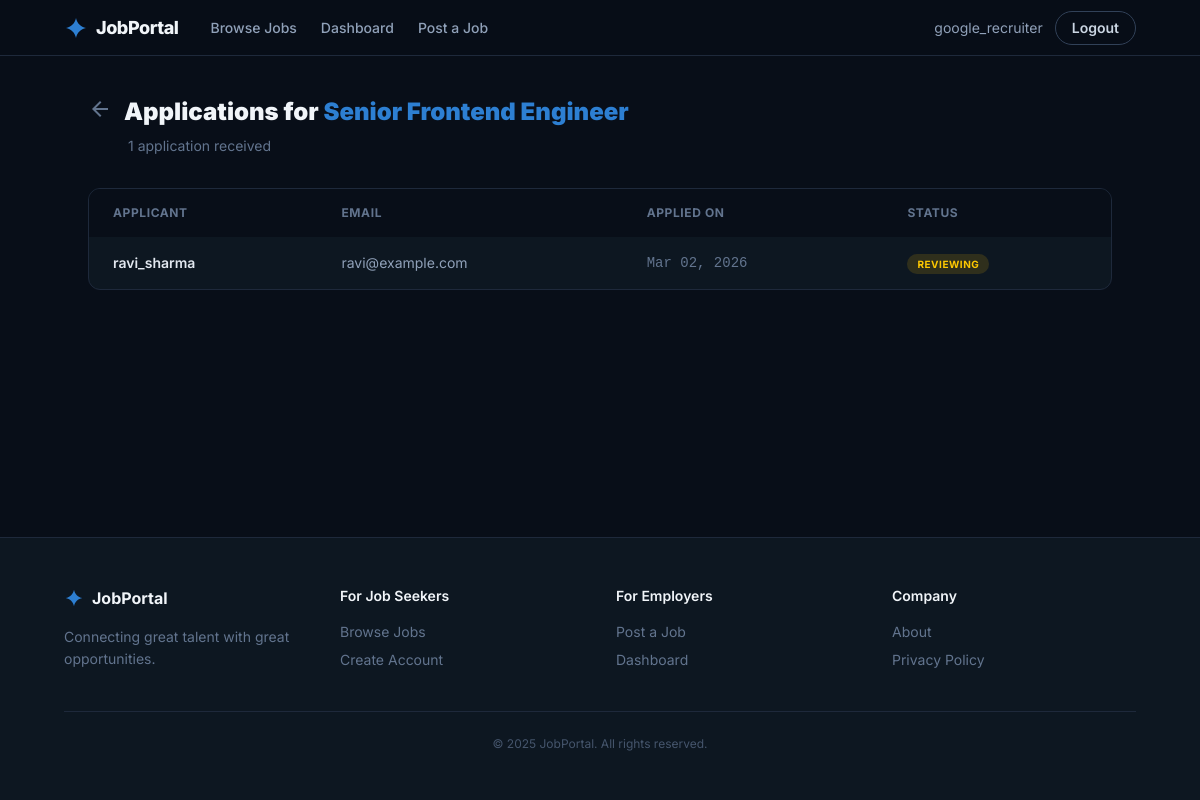
/employer/job/1/applications (signed in), run on the app's committed database.
### models.py (models this page shows)
class User(UserMixin, db.Model):
    id = db.Column(db.Integer, primary_key=True)
    username = db.Column(db.String(80), unique=True, nullable=False)
    email = db.Column(db.String(120), unique=True, nullable=False)
    password_hash = db.Column(db.String(256))
    role = db.Column(db.String(20), nullable=False, default='seeker')  # seeker / employer / admin
    company_name = db.Column(db.String(100))  # only for employers
    is_active = db.Column(db.Boolean, default=True)
    created_at = db.Column(db.DateTime, default=datetime.utcnow)
    jobs = db.relationship('Job', backref='employer', lazy=True, foreign_keys='Job.employer_id')
    applications = db.relationship('Application', backref='seeker', lazy=True, foreign_keys='Application.seeker_id')

class Job(db.Model):
    id = db.Column(db.Integer, primary_key=True)
    title = db.Column(db.String(120), nullable=False)
    description = db.Column(db.Text, nullable=False)
    location = db.Column(db.String(100), nullable=False)
    salary = db.Column(db.String(60))
    category = db.Column(db.String(60))
    job_type = db.Column(db.String(40), default='Full Time')  # Full Time / Part Time / Contract / Remote
    experience = db.Column(db.String(40))  # e.g. 2-4 years
    skills = db.Column(db.String(200))  # comma separated
    employer_id = db.Column(db.Integer, db.ForeignKey('user.id'), nullable=False)
    is_active = db.Column(db.Boolean, default=True)
    created_at = db.Column(db.DateTime, default=datetime.utcnow)
    applications = db.relationship('Application', backref='job', lazy=True)

class Application(db.Model):
    id = db.Column(db.Integer, primary_key=True)
    job_id = db.Column(db.Integer, db.ForeignKey('job.id'), nullable=False)
    seeker_id = db.Column(db.Integer, db.ForeignKey('user.id'), nullable=False)
    status = db.Column(db.String(20), default='Applied')  # Applied / Reviewing / Accepted / Rejected
    applied_at = db.Column(db.DateTime, default=datetime.utcnow)

### app.py (the view)
@app.route('/employer/job/<int:job_id>/applications')
@login_required
def view_applications(job_id):
    job = Job.query.get_or_404(job_id)
    if job.employer_id != current_user.id:
        flash('Unauthorized.', 'error')
        return redirect(url_for('employer_dashboard'))
    applications = db.session.query(Application, User).join(User, Application.seeker_id == User.id)\
        .filter(Application.job_id == job_id).all()
    return render_template('dashboards/applications.html', job=job, applications=applications)

### app.py (called while the page is built)
@login_manager.user_loader
def load_user(user_id):
    return User.query.get(int(user_id))

### templates/dashboards/applications.html (shortened to what this page needs)
{% extends "base.html" %}
{% block content %}
<div class="max-w-6xl mx-auto px-6 lg:px-16 py-10">
    <div class="flex items-center gap-3 mb-2">
        <a href="{{ url_for('employer_dashboard') }}" class="text-slate-500 hover:text-primary transition-colors">
            <span class="material-symbols-outlined">arrow_back</span>
        </a>
        <h1 class="text-2xl font-black">Applications for <span class="text-primary">{{ job.title }}</span></h1>
    </div>
    <p class="text-slate-500 text-sm mb-8 ml-10">{{ applications|length }} application{{ 's' if applications|length != 1
        }} received</p>
    <div class="bg-surface border border-border rounded-xl overflow-hidden">
        <table class="w-full text-sm">
            <thead class="bg-bg-dark text-slate-500 text-xs uppercase tracking-wider">
                <tr>
                    <th class="text-left px-6 py-4">Applicant</th>
                    <th class="text-left px-6 py-4">Email</th>
                    <th class="text-left px-6 py-4 hidden md:table-cell">Applied On</th>
                    <th class="text-left px-6 py-4">Status</th>
                </tr>
            </thead>
            <tbody class="divide-y divide-border">
                {% for app, user in applications %}
                <tr class="hover:bg-bg-dark/30 transition-colors">
                    <td class="px-6 py-4 font-semibold text-slate-200">{{ user.username }}</td>
                    <td class="px-6 py-4 text-slate-400">{{ user.email }}</td>
                    <td class="px-6 py-4 text-slate-500 font-mono hidden md:table-cell">{{ app.applied_at.strftime('%b
                        %d, %Y') }}</td>
                    <td class="px-6 py-4">
                        <span class="px-2.5 py-1 rounded-full text-[10px] font-bold uppercase tracking-wider
                            {% if app.status == 'Accepted' %}bg-green-500/15 text-green-400
                            {% elif app.status == 'Rejected' %}bg-red-500/15 text-red-400
                            {% elif app.status == 'Reviewing' %}bg-yellow-500/15 text-yellow-400
                            {% else %}bg-blue-500/15 text-blue-400{% endif %}">
                            {{ app.status }}
                        </span>
                    </td>
                </tr>
                {% endfor %}
            </tbody>
        </table>
    </div>
</div>
{% endblock %}

### templates/base.html (shortened to what this page needs)
<!DOCTYPE html>
<html class="dark" lang="en">
<head>
    <link rel="stylesheet" href="{{ url_for('static', filename='css/main.css') }}" />
</head>
<body class="bg-bg-dark text-slate-100 antialiased min-h-screen flex flex-col">
    <nav
        class="sticky top-0 z-50 h-14 bg-bg-dark/90 backdrop-blur border-b border-border flex items-center px-6 lg:px-16">
        <div class="flex items-center gap-8 flex-1">
            <a href="{{ url_for('index') }}" class="flex items-center gap-2 shrink-0">
                <div class="size-6 text-primary">
                    <svg fill="currentColor" viewBox="0 0 48 48" xmlns="http://www.w3.org/2000/svg">
                        <path
                            d="M24 4C25.7818 14.2173 33.7827 22.2182 44 24C33.7827 25.7818 25.7818 33.7827 24 44C22.2182 33.7827 14.2173 25.7818 4 24C14.2173 22.2182 22.2182 14.2173 24 4Z" />
                    </svg>
                </div>
                <span class="text-lg font-extrabold tracking-tight">JobPortal</span>
            </a>
            <div class="hidden md:flex items-center gap-6">
                <a href="{{ url_for('jobs') }}" class="text-sm font-medium text-slate-400 nav-link">Browse Jobs</a>
                {% if current_user.is_authenticated and current_user.role == 'employer' %}
                <a href="{{ url_for('employer_dashboard') }}"
                    class="text-sm font-medium text-slate-400 nav-link">Dashboard</a>
                <a href="{{ url_for('post_job') }}" class="text-sm font-medium text-slate-400 nav-link">Post a Job</a>
                {% elif current_user.is_authenticated and current_user.role == 'seeker' %}
                <a href="{{ url_for('seeker_dashboard') }}" class="text-sm font-medium text-slate-400 nav-link">My
                    Applications</a>
                {% elif current_user.is_authenticated and current_user.role == 'admin' %}
                <a href="{{ url_for('admin_dashboard') }}" class="text-sm font-medium text-slate-400 nav-link">Admin
                    Panel</a>
                {% endif %}
            </div>
        </div>
        <div class="flex items-center gap-3">
            {% if current_user.is_authenticated %}
            <span class="text-sm text-slate-400 hidden sm:block">{{ current_user.username }}</span>
            <a href="{{ url_for('logout') }}"
                class="text-sm font-semibold border border-slate-700 text-slate-300 px-4 py-1.5 rounded-full btn-hover hover:bg-slate-800">Logout</a>
            {% endif %}
        </div>
    </nav>
    <main class="flex-1">
        {% block content %}{% endblock %}
    </main>
    <footer class="bg-surface border-t border-border mt-auto py-12 px-6 lg:px-16">
        <div class="max-w-7xl mx-auto grid grid-cols-2 md:grid-cols-4 gap-8">
            <div class="col-span-2 md:col-span-1">
                <div class="flex items-center gap-2 mb-4">
                    <div class="size-5 text-primary">
                        <svg fill="currentColor" viewBox="0 0 48 48">
                            <path
                                d="M24 4C25.7818 14.2173 33.7827 22.2182 44 24C33.7827 25.7818 25.7818 33.7827 24 44C22.2182 33.7827 14.2173 25.7818 4 24C14.2173 22.2182 22.2182 14.2173 24 4Z" />
                        </svg>
                    </div>
                    <span class="font-bold">JobPortal</span>
                </div>
                <p class="text-slate-500 text-sm leading-relaxed">Connecting great talent with great opportunities.</p>
            </div>
            <div>
                <h4 class="font-semibold mb-4 text-sm">For Job Seekers</h4>
                <ul class="space-y-2 text-sm text-slate-500">
                    <li><a href="{{ url_for('jobs') }}" class="footer-link">Browse Jobs</a>
                    </li>
                    <li><a href="{{ url_for('register') }}" class="footer-link">Create
                            Account</a></li>
                </ul>
            </div>
            <div>
                <h4 class="font-semibold mb-4 text-sm">For Employers</h4>
                <ul class="space-y-2 text-sm text-slate-500">
                    <li><a href="{{ url_for('post_job') }}" class="footer-link">Post a Job</a>
                    </li>
                    <li><a href="{{ url_for('employer_dashboard') }}" class="footer-link">Dashboard</a></li>
                </ul>
            </div>
            <div>
                <h4 class="font-semibold mb-4 text-sm">Company</h4>
                <ul class="space-y-2 text-sm text-slate-500">
                    <li><a href="{{ url_for('about') }}" class="footer-link">About</a></li>
                    <li><a href="{{ url_for('privacy') }}" class="footer-link">Privacy
                            Policy</a></li>
                </ul>
            </div>
        </div>
        <div class="max-w-7xl mx-auto mt-10 pt-6 border-t border-border text-center text-slate-600 text-xs">
            © 2025 JobPortal. All rights reserved.
        </div>
    </footer>
</body>
</html>

### templates/base.html (style rules this page uses)
body { font-family: 'Inter', sans-serif; }
.material-symbols-outlined { font-variation-settings: 'FILL' 0, 'wght' 400, 'GRAD' 0, 'opsz' 24; }

### data on the page
User: username "google_recruiter"
Job: title "Senior Frontend Engineer"
Application: username "ravi_sharma", email "ravi@example.com", applied_at "Mar 02, 2026", status "REVIEWING"

### other printed values
{{ applications|length }} "1"
